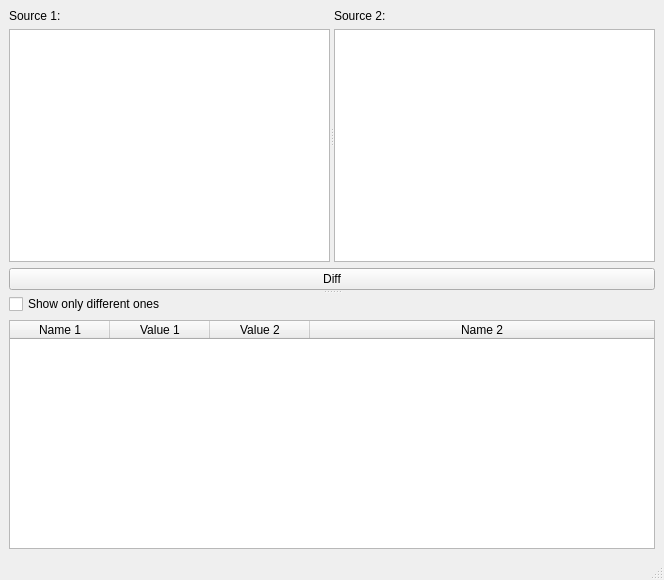
<?xml version="1.0" encoding="UTF-8"?>
<ui version="4.0">
 <class>MainWindow</class>
 <widget class="QMainWindow" name="MainWindow">
  <property name="geometry">
   <rect>
    <x>0</x>
    <y>0</y>
    <width>664</width>
    <height>580</height>
   </rect>
  </property>
  <property name="windowTitle">
   <string>MainWindow</string>
  </property>
  <widget class="QWidget" name="centralwidget">
   <layout class="QVBoxLayout" name="verticalLayout_5">
    <item>
     <widget class="QSplitter" name="splitter_2">
      <property name="orientation">
       <enum>Qt::Vertical</enum>
      </property>
      <widget class="QWidget" name="widget" native="true">
       <layout class="QVBoxLayout" name="verticalLayout_3">
        <property name="leftMargin">
         <number>0</number>
        </property>
        <property name="topMargin">
         <number>0</number>
        </property>
        <property name="rightMargin">
         <number>0</number>
        </property>
        <property name="bottomMargin">
         <number>0</number>
        </property>
        <item>
         <widget class="QSplitter" name="splitter">
          <property name="orientation">
           <enum>Qt::Horizontal</enum>
          </property>
          <widget class="QWidget" name="layoutWidget">
           <layout class="QVBoxLayout" name="verticalLayout">
            <item>
             <widget class="QLabel" name="label_source_1">
              <property name="text">
               <string>Source 1:</string>
              </property>
             </widget>
            </item>
            <item>
             <widget class="QPlainTextEdit" name="edit_source_1"/>
            </item>
           </layout>
          </widget>
          <widget class="QWidget" name="layoutWidget">
           <layout class="QVBoxLayout" name="verticalLayout_2">
            <item>
             <widget class="QLabel" name="label_source_2">
              <property name="text">
               <string>Source 2:</string>
              </property>
             </widget>
            </item>
            <item>
             <widget class="QPlainTextEdit" name="edit_source_2"/>
            </item>
           </layout>
          </widget>
         </widget>
        </item>
        <item>
         <widget class="QPushButton" name="push_button_diff">
          <property name="text">
           <string>Diff</string>
          </property>
         </widget>
        </item>
       </layout>
      </widget>
      <widget class="QWidget" name="widget_2" native="true">
       <layout class="QVBoxLayout" name="verticalLayout_4">
        <property name="leftMargin">
         <number>0</number>
        </property>
        <property name="topMargin">
         <number>0</number>
        </property>
        <property name="rightMargin">
         <number>0</number>
        </property>
        <property name="bottomMargin">
         <number>0</number>
        </property>
        <item>
         <widget class="QCheckBox" name="cb_only_diff">
          <property name="text">
           <string>Show only different ones</string>
          </property>
         </widget>
        </item>
        <item>
         <widget class="QTableWidget" name="table_widget">
          <property name="editTriggers">
           <set>QAbstractItemView::NoEditTriggers</set>
          </property>
          <property name="selectionMode">
           <enum>QAbstractItemView::SingleSelection</enum>
          </property>
          <property name="selectionBehavior">
           <enum>QAbstractItemView::SelectRows</enum>
          </property>
          <attribute name="horizontalHeaderStretchLastSection">
           <bool>true</bool>
          </attribute>
          <attribute name="verticalHeaderStretchLastSection">
           <bool>false</bool>
          </attribute>
          <column>
           <property name="text">
            <string>Name 1</string>
           </property>
          </column>
          <column>
           <property name="text">
            <string>Value 1</string>
           </property>
          </column>
          <column>
           <property name="text">
            <string>Value 2</string>
           </property>
          </column>
          <column>
           <property name="text">
            <string>Name 2</string>
           </property>
          </column>
         </widget>
        </item>
       </layout>
      </widget>
     </widget>
    </item>
   </layout>
  </widget>
  <widget class="QMenuBar" name="menubar">
   <property name="geometry">
    <rect>
     <x>0</x>
     <y>0</y>
     <width>664</width>
     <height>22</height>
    </rect>
   </property>
  </widget>
  <widget class="QStatusBar" name="statusbar"/>
 </widget>
 <resources/>
 <connections/>
</ui>
